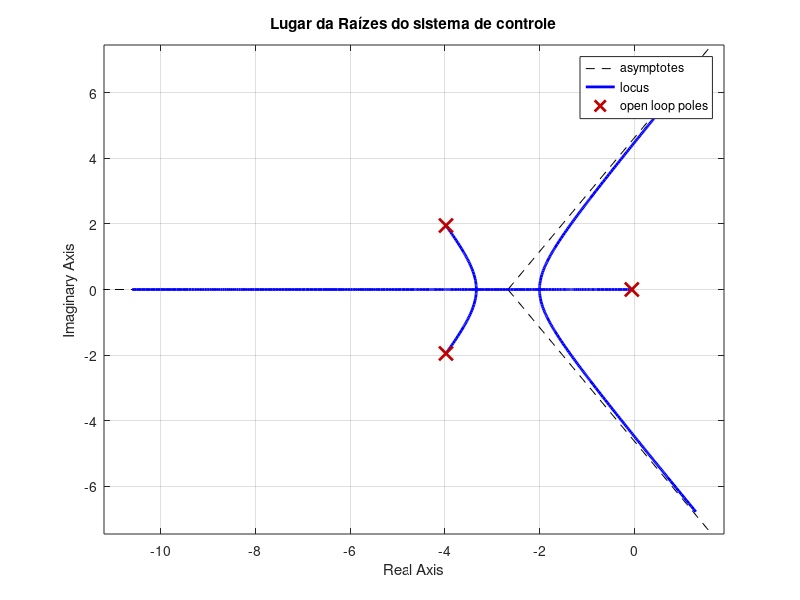

This chart was generated by the following MATLAB code:
clc;
clear;

% 1. Especificar o sistema de controle
num = [0 1];
den = [1 8 20 0];
sys = tf(num, den);
p = feedback (sys, 1);


% 2. Plotar o Lugar das Raízes
rlocus(p);
title('Lugar da Raízes do sistema de controle');
grid on;
